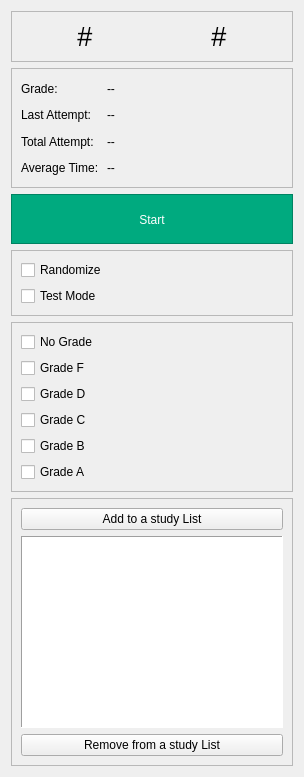
               <widget class="QFrame" name="learning_page_right">
                <property name="minimumSize">
                 <size>
                  <width>0</width>
                  <height>0</height>
                 </size>
                </property>
                <property name="maximumSize">
                 <size>
                  <width>300</width>
                  <height>16777215</height>
                 </size>
                </property>
                <property name="frameShape">
                 <enum>QFrame::NoFrame</enum>
                </property>
                <property name="frameShadow">
                 <enum>QFrame::Raised</enum>
                </property>
                <layout class="QVBoxLayout" name="verticalLayout_52">
                 <item>
                  <widget class="QFrame" name="textbook_info_frame_left">
                   <property name="minimumSize">
                    <size>
                     <width>0</width>
                     <height>0</height>
                    </size>
                   </property>
                   <property name="maximumSize">
                    <size>
                     <width>16777215</width>
                     <height>16777215</height>
                    </size>
                   </property>
                   <property name="frameShape">
                    <enum>QFrame::StyledPanel</enum>
                   </property>
                   <property name="frameShadow">
                    <enum>QFrame::Raised</enum>
                   </property>
                   <layout class="QHBoxLayout" name="horizontalLayout_4">
                    <item>
                     <widget class="QLabel" name="chapter_info_label">
                      <property name="minimumSize">
                       <size>
                        <width>0</width>
                        <height>0</height>
                       </size>
                      </property>
                      <property name="maximumSize">
                       <size>
                        <width>16777215</width>
                        <height>16777215</height>
                       </size>
                      </property>
                      <property name="font">
                       <font>
                        <pointsize>20</pointsize>
                       </font>
                      </property>
                      <property name="styleSheet">
                       <string notr="true"/>
                      </property>
                      <property name="text">
                       <string>#</string>
                      </property>
                      <property name="alignment">
                       <set>Qt::AlignCenter</set>
                      </property>
                     </widget>
                    </item>
                    <item>
                     <widget class="QLabel" name="section_info_label">
                      <property name="minimumSize">
                       <size>
                        <width>0</width>
                        <height>0</height>
                       </size>
                      </property>
                      <property name="maximumSize">
                       <size>
                        <width>16777215</width>
                        <height>16777215</height>
                       </size>
                      </property>
                      <property name="font">
                       <font>
                        <pointsize>20</pointsize>
                       </font>
                      </property>
                      <property name="styleSheet">
                       <string notr="true"/>
                      </property>
                      <property name="text">
                       <string>#</string>
                      </property>
                      <property name="alignment">
                       <set>Qt::AlignCenter</set>
                      </property>
                     </widget>
                    </item>
                   </layout>
                  </widget>
                 </item>
                 <item>
                  <widget class="QFrame" name="ex_stats_info">
                   <property name="minimumSize">
                    <size>
                     <width>0</width>
                     <height>120</height>
                    </size>
                   </property>
                   <property name="maximumSize">
                    <size>
                     <width>16777215</width>
                     <height>120</height>
                    </size>
                   </property>
                   <property name="frameShape">
                    <enum>QFrame::StyledPanel</enum>
                   </property>
                   <property name="frameShadow">
                    <enum>QFrame::Raised</enum>
                   </property>
                   <layout class="QGridLayout" name="gridLayout">
                    <item row="0" column="0">
                     <widget class="QLabel" name="label_5">
                      <property name="minimumSize">
                       <size>
                        <width>80</width>
                        <height>0</height>
                       </size>
                      </property>
                      <property name="maximumSize">
                       <size>
                        <width>80</width>
                        <height>16777215</height>
                       </size>
                      </property>
                      <property name="styleSheet">
                       <string notr="true"/>
                      </property>
                      <property name="text">
                       <string>Grade:</string>
                      </property>
                     </widget>
                    </item>
                    <item row="0" column="1">
                     <widget class="QLabel" name="ex_stats_info_grade_label">
                      <property name="minimumSize">
                       <size>
                        <width>80</width>
                        <height>0</height>
                       </size>
                      </property>
                      <property name="maximumSize">
                       <size>
                        <width>16777215</width>
                        <height>16777215</height>
                       </size>
                      </property>
                      <property name="styleSheet">
                       <string notr="true"/>
                      </property>
                      <property name="text">
                       <string>--</string>
                      </property>
                     </widget>
                    </item>
                    <item row="1" column="0">
                     <widget class="QLabel" name="label_8">
                      <property name="minimumSize">
                       <size>
                        <width>80</width>
                        <height>0</height>
                       </size>
                      </property>
                      <property name="maximumSize">
                       <size>
                        <width>80</width>
                        <height>16777215</height>
                       </size>
                      </property>
                      <property name="styleSheet">
                       <string notr="true"/>
                      </property>
                      <property name="text">
                       <string>Last Attempt:</string>
                      </property>
                     </widget>
                    </item>
                    <item row="1" column="1">
                     <widget class="QLabel" name="ex_stats_info_lastattempt_label">
                      <property name="minimumSize">
                       <size>
                        <width>80</width>
                        <height>0</height>
                       </size>
                      </property>
                      <property name="maximumSize">
                       <size>
                        <width>16777215</width>
                        <height>16777215</height>
                       </size>
                      </property>
                      <property name="styleSheet">
                       <string notr="true"/>
                      </property>
                      <property name="text">
                       <string>--</string>
                      </property>
                     </widget>
                    </item>
                    <item row="2" column="0">
                     <widget class="QLabel" name="label_9">
                      <property name="minimumSize">
                       <size>
                        <width>80</width>
                        <height>0</height>
                       </size>
                      </property>
                      <property name="maximumSize">
                       <size>
                        <width>80</width>
                        <height>16777215</height>
                       </size>
                      </property>
                      <property name="styleSheet">
                       <string notr="true"/>
                      </property>
                      <property name="text">
                       <string>Total Attempt:</string>
                      </property>
                     </widget>
                    </item>
                    <item row="2" column="1">
                     <widget class="QLabel" name="ex_stats_info_totalattempts_label">
                      <property name="minimumSize">
                       <size>
                        <width>80</width>
                        <height>0</height>
                       </size>
                      </property>
                      <property name="maximumSize">
                       <size>
                        <width>16777215</width>
                        <height>16777215</height>
                       </size>
                      </property>
                      <property name="styleSheet">
                       <string notr="true"/>
                      </property>
                      <property name="text">
                       <string>--</string>
                      </property>
                     </widget>
                    </item>
                    <item row="3" column="0">
                     <widget class="QLabel" name="label_10">
                      <property name="minimumSize">
                       <size>
                        <width>80</width>
                        <height>0</height>
                       </size>
                      </property>
                      <property name="maximumSize">
                       <size>
                        <width>80</width>
                        <height>16777215</height>
                       </size>
                      </property>
                      <property name="styleSheet">
                       <string notr="true"/>
                      </property>
                      <property name="text">
                       <string>Average Time:</string>
                      </property>
                     </widget>
                    </item>
                    <item row="3" column="1">
                     <widget class="QLabel" name="ex_stats_info_averagetime_label">
                      <property name="minimumSize">
                       <size>
                        <width>80</width>
                        <height>0</height>
                       </size>
                      </property>
                      <property name="maximumSize">
                       <size>
                        <width>16777215</width>
                        <height>16777215</height>
                       </size>
                      </property>
                      <property name="styleSheet">
                       <string notr="true"/>
                      </property>
                      <property name="text">
                       <string>--</string>
                      </property>
                     </widget>
                    </item>
                   </layout>
                  </widget>
                 </item>
                 <item>
                  <widget class="QFrame" name="sb_frame">
                   <property name="minimumSize">
                    <size>
                     <width>0</width>
                     <height>50</height>
                    </size>
                   </property>
                   <property name="maximumSize">
                    <size>
                     <width>16777215</width>
                     <height>50</height>
                    </size>
                   </property>
                   <property name="styleSheet">
                    <string notr="true">background-color: rgb(0, 170, 127);</string>
                   </property>
                   <property name="frameShape">
                    <enum>QFrame::StyledPanel</enum>
                   </property>
                   <property name="frameShadow">
                    <enum>QFrame::Raised</enum>
                   </property>
                   <layout class="QVBoxLayout" name="verticalLayout_53">
                    <property name="spacing">
                     <number>0</number>
                    </property>
                    <property name="leftMargin">
                     <number>0</number>
                    </property>
                    <property name="topMargin">
                     <number>0</number>
                    </property>
                    <property name="rightMargin">
                     <number>0</number>
                    </property>
                    <property name="bottomMargin">
                     <number>0</number>
                    </property>
                    <item>
                     <widget class="QPushButton" name="start_button">
                      <property name="minimumSize">
                       <size>
                        <width>280</width>
                        <height>50</height>
                       </size>
                      </property>
                      <property name="cursor">
                       <cursorShape>PointingHandCursor</cursorShape>
                      </property>
                      <property name="styleSheet">
                       <string notr="true">background-color: green; color: white</string>
                      </property>
                      <property name="text">
                       <string>Start</string>
                      </property>
                      <property name="flat">
                       <bool>true</bool>
                      </property>
                     </widget>
                    </item>
                   </layout>
                  </widget>
                 </item>
                 <item>
                  <widget class="QFrame" name="mode_frame">
                   <property name="frameShape">
                    <enum>QFrame::StyledPanel</enum>
                   </property>
                   <property name="frameShadow">
                    <enum>QFrame::Raised</enum>
                   </property>
                   <layout class="QVBoxLayout" name="verticalLayout_51">
                    <item>
                     <widget class="QCheckBox" name="checkBox">
                      <property name="text">
                       <string>Randomize</string>
                      </property>
                     </widget>
                    </item>
                    <item>
                     <widget class="QCheckBox" name="checkBox_2">
                      <property name="text">
                       <string>Test Mode</string>
                      </property>
                     </widget>
                    </item>
                   </layout>
                  </widget>
                 </item>
                 <item>
                  <widget class="QFrame" name="grade_filter_frame">
                   <property name="frameShape">
                    <enum>QFrame::StyledPanel</enum>
                   </property>
                   <property name="frameShadow">
                    <enum>QFrame::Raised</enum>
                   </property>
                   <layout class="QVBoxLayout" name="verticalLayout_37">
                    <item>
                     <widget class="QCheckBox" name="checkBox_11">
                      <property name="text">
                       <string>No Grade</string>
                      </property>
                     </widget>
                    </item>
                    <item>
                     <widget class="QCheckBox" name="checkBox_3">
                      <property name="text">
                       <string>Grade F</string>
                      </property>
                     </widget>
                    </item>
                    <item>
                     <widget class="QCheckBox" name="checkBox_5">
                      <property name="text">
                       <string>Grade D</string>
                      </property>
                     </widget>
                    </item>
                    <item>
                     <widget class="QCheckBox" name="checkBox_8">
                      <property name="text">
                       <string>Grade C</string>
                      </property>
                     </widget>
                    </item>
                    <item>
                     <widget class="QCheckBox" name="checkBox_9">
                      <property name="text">
                       <string>Grade B</string>
                      </property>
                     </widget>
                    </item>
                    <item>
                     <widget class="QCheckBox" name="checkBox_10">
                      <property name="text">
                       <string>Grade A</string>
                      </property>
                     </widget>
                    </item>
                   </layout>
                  </widget>
                 </item>
                 <item>
                  <widget class="QFrame" name="sl_frame">
                   <property name="frameShape">
                    <enum>QFrame::StyledPanel</enum>
                   </property>
                   <property name="frameShadow">
                    <enum>QFrame::Raised</enum>
                   </property>
                   <layout class="QVBoxLayout" name="verticalLayout_36">
                    <item>
                     <widget class="QPushButton" name="add_to_a_study_list_button">
                      <property name="cursor">
                       <cursorShape>PointingHandCursor</cursorShape>
                      </property>
                      <property name="text">
                       <string>Add to a study List</string>
                      </property>
                     </widget>
                    </item>
                    <item>
                     <widget class="QTableWidget" name="ex_study_list_tablewidget">
                      <property name="styleSheet">
                       <string notr="true"/>
                      </property>
                      <property name="frameShape">
                       <enum>QFrame::Panel</enum>
                      </property>
                     </widget>
                    </item>
                    <item>
                     <widget class="QPushButton" name="remove_from_a_study_list_button">
                      <property name="cursor">
                       <cursorShape>PointingHandCursor</cursorShape>
                      </property>
                      <property name="text">
                       <string>Remove from a study List</string>
                      </property>
                     </widget>
                    </item>
                   </layout>
                  </widget>
                 </item>
                </layout>
               </widget>
